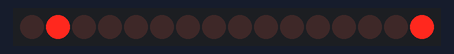
Bench run of a sketch on a simulated Arduino Uno, built with avr-gcc and run on an emulated ATmega328P. Shown: 16 shift-register outputs drawn as a row of LEDs (first output left, lit = HIGH). Wiring (inferred from the names in the program): 2 × shift register (74HC595): data pin 11; shift clock pin 13; latch pin 12. Wiring (inferred from the signals the program sends): row of LEDs: on Q0, Q1, Q2, Q3, Q4, Q5, Q6, Q7, Q8, Q9, Q10, Q11, Q12, Q13, Q14, Q15.

Above: at 0.1 s.
At 0.7 s:
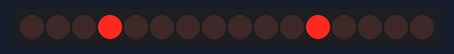
At 1.1 s:
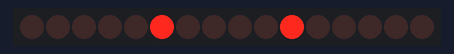
At 1.5 s:
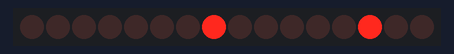
At 2.5 s:
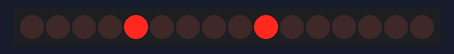
At 3.5 s:
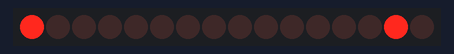
Timing chart, 0 to 3.8 s (numbered marks = the images above):
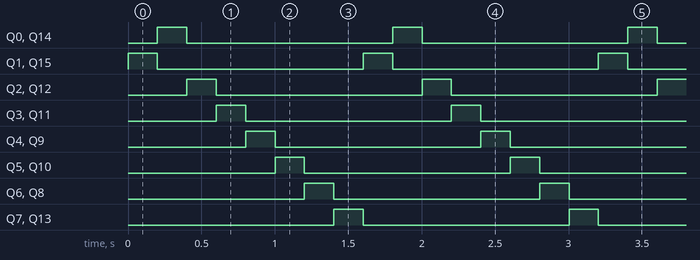

The sketch:

Shift_16_FINAL.ino
```cpp
/**
 * Inspired from Arduino ShiftOut tutorial.
 * Counts up to 255 with 8 LEDs and down from 255 with another 8 LEDs.
 */


//Pin connected to ST_CP of 74HC595
int latchPin = 12;
//Pin connected to SH_CP of 74HC595
int clockPin = 13;
////Pin connected to DS of 74HC595
int dataPin = 11;

int arrFirstNumbersToDisplay[] = { 2, 1, 4, 8, 16, 32, 64, 128 };
int arrSecondNumbersToDisplay[] = { 128, 64, 16, 8, 2, 4, 1, 32 };

void setup() {
  //set pins to output so you can control the shift register
  pinMode(latchPin, OUTPUT);
  pinMode(clockPin, OUTPUT);
  pinMode(dataPin, OUTPUT);
}

void loop() {
  // count from 0 to 255 and display the number
  // on the LEDs
  for (int arrIndex = 0; arrIndex < 8; arrIndex++) {
    // take the latchPin low so
    // the LEDs don't change while you're sending in bits:
    digitalWrite(latchPin, LOW);
    // shift out the bits:
    shiftOut(dataPin, clockPin, MSBFIRST, arrSecondNumbersToDisplay[arrIndex]);
    shiftOut(dataPin, clockPin, MSBFIRST, arrFirstNumbersToDisplay[arrIndex]);

    //take the latch pin high so the LEDs will light up:
    digitalWrite(latchPin, HIGH);
    // pause before next value:
    delay(200);
  }
}
```

Measured:
- by itself, Q0–15: alternates HIGH for 0.20 s and LOW for 1.4 s
- by itself, everything shown: repeats every 1.6 s, in 8 steps
